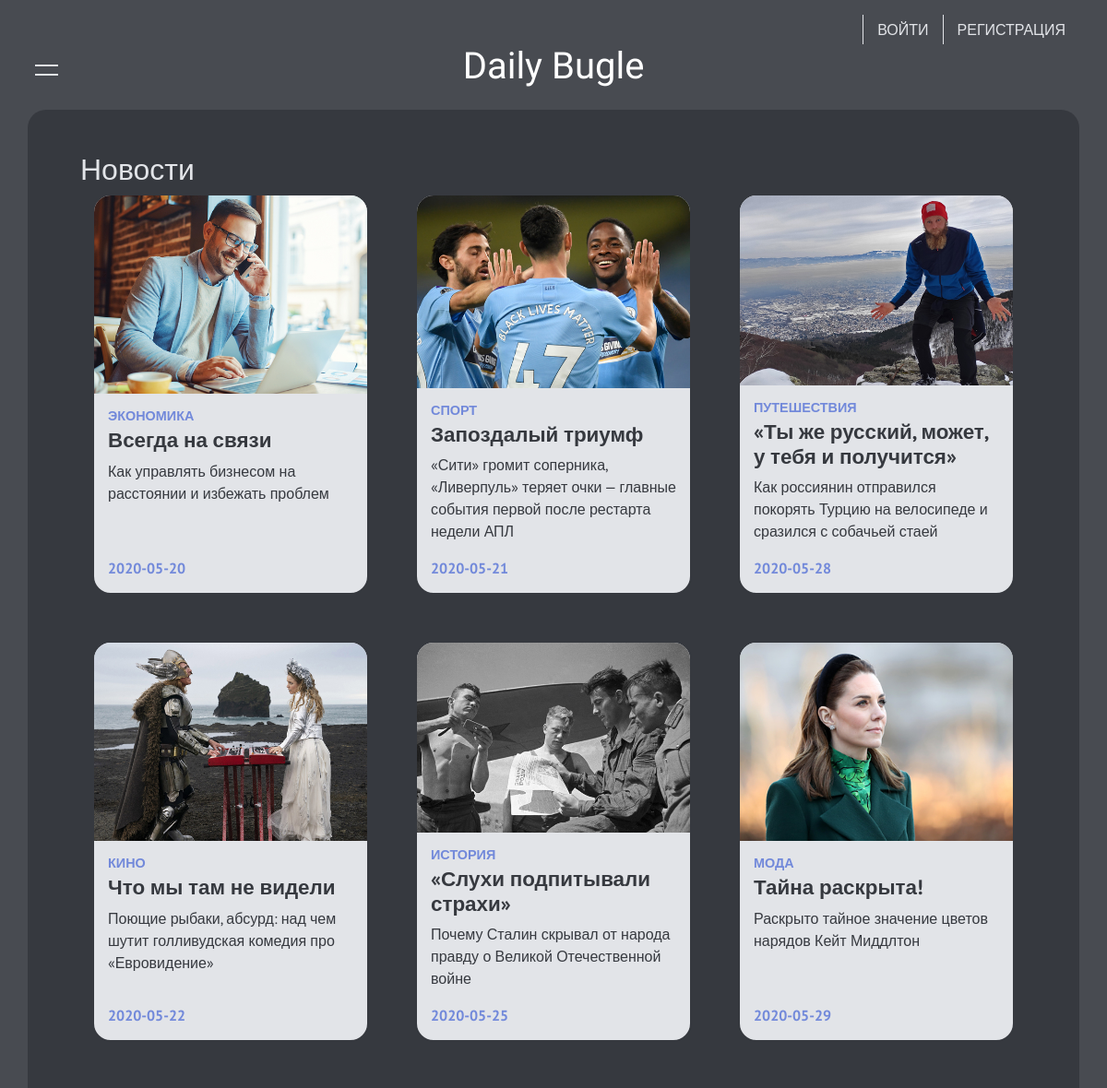
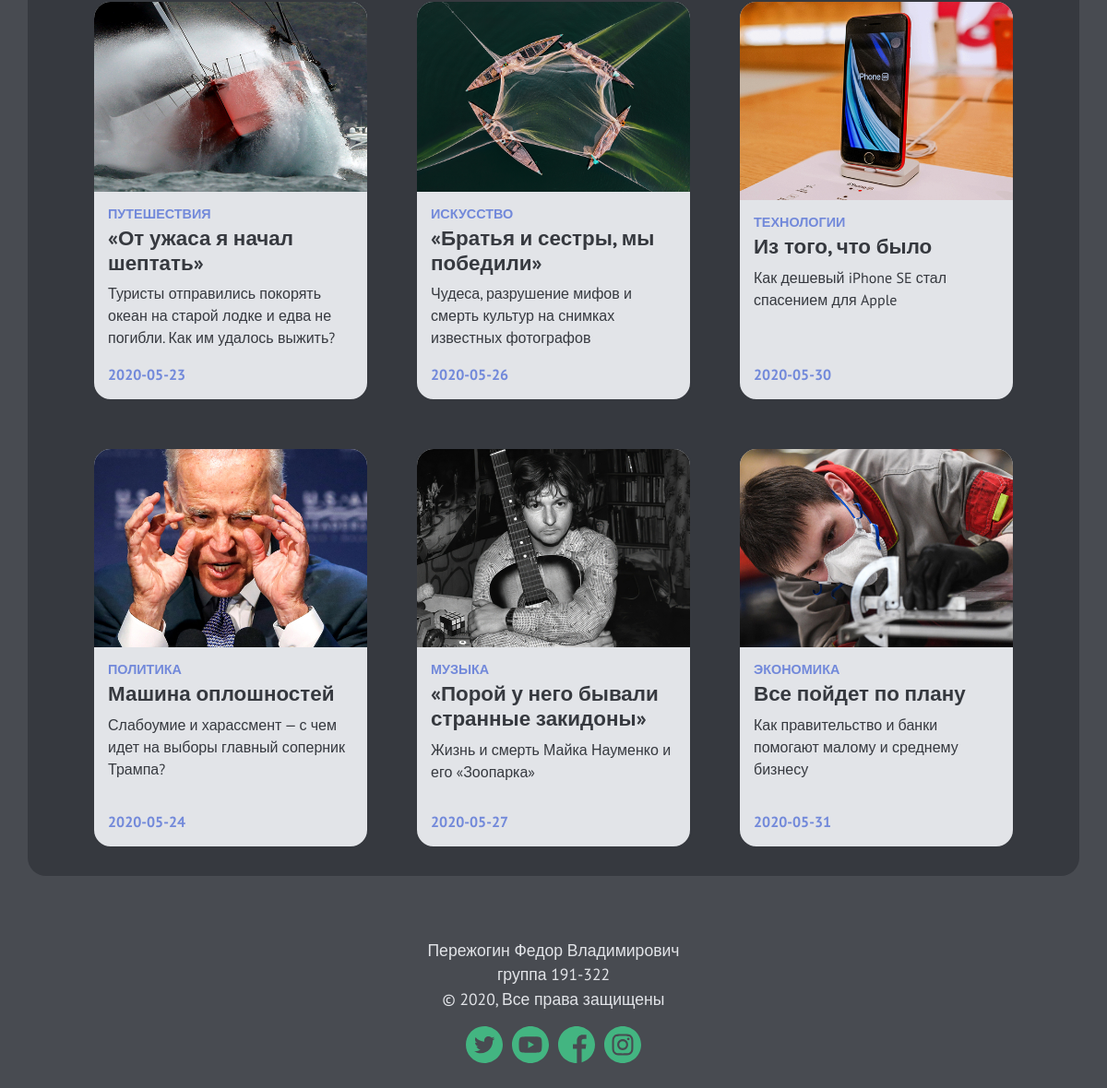
The page /site/index.php on the database its author committed (2 pictures, top to bottom).
### tables this page shows
CREATE TABLE `articles` (
  `id` int(11) NOT NULL,
  `theme_id` int(11) DEFAULT NULL,
  `author_id` int(11) DEFAULT NULL,
  `title` varchar(255) DEFAULT NULL,
  `description` text DEFAULT NULL,
  `date` date DEFAULT NULL,
  `img` varchar(255) DEFAULT NULL
);

CREATE TABLE `themes` (
  `id` int(11) NOT NULL,
  `name` varchar(255) DEFAULT NULL
);

### site/php/news-pages/main.php (the view)
<h2 class="main__title mb-2">Новости</h2>
		<section class="content">
		<?php
				$data = mysqli_fetch_all(mysqli_query($connect, "SELECT * FROM articles JOIN authors ON articles.author_id = authors.id JOIN themes ON articles.theme_id = themes.id"));
				for($i=0; $i<count($data);$i++){
					$type_ar = "";
					switch($data[$i][12]){
						case "кино":
							$type_ar = "film";
							break;
						case "спорт":
							$type_ar = "sport";
							break;
						case "музыка":
							$type_ar = "music";
							break;
						case "история":
							$type_ar = "history";
							break;
						case "путешествия":
							$type_ar = "travel";
							break;
						case "искусство":
							$type_ar = "art";
							break;
						case "мода":
							$type_ar = "mode";
							break;
						case "экономика":
							$type_ar = "business";
							break;
						case "технологии":
							$type_ar = "tech";
							break;
						case "политика":
							$type_ar = "politic";
							break;
					}
					echo '<a class="content__item" href="/article.php/?type='.$type_ar.'&id='.$data[$i][0].'">
								<img class="content__img" src="php/files/'.$data[$i][6].'" alt="">
								<div class="content__info">
									<div class="content__inner">
										<span class="content__topic">'.mb_strtoupper($data[$i][12]).'</span>
										<h3 class="content__title">'.$data[$i][3].'</h3>
										<p class="content__text">'.str_replace("�", "", mb_strimwidth($data[$i][4], 0, 100, "...")).'</p>
									</div>
									<span class="content__date">'.$data[$i][5].'</span>
								</div>
							</a>';
				}
		?>
		</section>

### site/index.php (shortened to what this page needs)
<?php
	require_once "php/includes/connect.php";
?>
<!DOCTYPE html>
<html lang="ru">
<head>
	<link rel="stylesheet" href="libs/css/bootstrap.min.css">
	<link rel="stylesheet" href="css/main.css">
</head>
<body class="my-container scrollbar">
	<div class="account pt-3">
		<div class="account__inner <?php
															if(isset($_SESSION['user'])){
																echo "d-none";
															}
														?>">
			<a data-toggle="modal" class="account__link" data-backdrop="static" data-keyboard="false"
				href="#modal-window">ВОЙТИ</a>
			<a data-toggle="modal" class="account__link" data-backdrop="static" data-keyboard="false"
				href="#modal-window">РЕГИСТРАЦИЯ</a>
		</div>
	</div>
	<header class="header pb-2">
		<div class="header__inner">
			<div class="burger">
				<span></span>
			</div>
			<h1 class="header__logo"><a href="/" class="text-white"><span>Daily Bugle</span></a></h1>
		</div>
		<?php
			include_once "php/urls/menu.php";
		?>
	</header>
	<main class="main">
			<?php
				if(isset($_GET["type"])){
					include_once "php/news-pages/art.php";
				}
				else{
					include_once "php/news-pages/main.php";
				}
			?>
	</main>
	<footer class="foo">
		<p class="foo-text">
			<span class="foo-text__item">Пережогин Федор Владимирович</span>
			<span class="foo-text__item">группа 191-322</span>
			<span class="foo-text__item">&#169; 2020, Все права защищены</span>
		</p>
		<div class="foo-list">
			<a class="foo-list__item" href="">
			</a>
			<a class="foo-list__item" href="https://www.youtube.com">
			</a>
			<a class="foo-list__item" href="#">
			</a>
			<a class="foo-list__item" href="#">
			</a>
		</div>
	</footer>
</body>
</html>

### site/php/urls/menu.php (shortened to what this page needs)
<nav class="header__nav px-4 py-2">
	<a class="header__link <?php if($_GET['type'] == 'music') echo 'header__link_active' ?>" href="/?type=music">МУЗЫКА</a>
	<a class="header__link <?php if($_GET['type'] == 'film') echo 'header__link_active' ?>" href="/?type=film">КИНО</a>
</nav>

### rows shown on the page
articles: img (picture), theme.name "ЭКОНОМИКА", title "Всегда на связи", description "Как управлять бизнесом на расстоянии и избежать проблем", date "2020-05-20"
articles: img (picture), theme.name "СПОРТ", title "Запоздалый триумф", description "«Сити» громит соперника, «Ливерпуль» теряет очки — главные события первой после рестарта недели АПЛ", date "2020-05-21"
articles: img (picture), theme.name "ПУТЕШЕСТВИЯ", title "«Ты же русский, может, у тебя и получится»", description "Как россиянин отправился покорять Турцию на велосипеде и сразился с собачьей стаей", date "2020-05-28"
articles: img (picture), theme.name "КИНО", title "Что мы там не видели", description "Поющие рыбаки, абсурд: над чем шутит голливудская комедия про «Евровидение»", date "2020-05-22"
articles: img (picture), theme.name "ИСТОРИЯ", title "«Слухи подпитывали страхи»", description "Почему Сталин скрывал от народа правду о Великой Отечественной войне", date "2020-05-25"
articles: img (picture), theme.name "МОДА", title "Тайна раскрыта!", description "Раскрыто тайное значение цветов нарядов Кейт Миддлтон", date "2020-05-29"
articles: img (picture), theme.name "ПУТЕШЕСТВИЯ", title "«От ужаса я начал шептать»", description "Туристы отправились покорять океан на старой лодке и едва не погибли. Как им удалось выжить?", date "2020-05-23"
articles: img (picture), theme.name "ИСКУССТВО", title "«Братья и сестры, мы победили»", description "Чудеса, разрушение мифов и смерть культур на снимках известных фотографов", date "2020-05-26"
articles: img (picture), theme.name "ТЕХНОЛОГИИ", title "Из того, что было", description "Как дешевый iPhone SE стал спасением для Apple", date "2020-05-30"
articles: img (picture), theme.name "ПОЛИТИКА", title "Машина оплошностей", description "Слабоумие и харассмент — с чем идет на выборы главный соперник Трампа?", date "2020-05-24"
articles: img (picture), theme.name "МУЗЫКА", title "«Порой у него бывали странные закидоны»", description "Жизнь и смерть Майка Науменко и его «Зоопарка»", date "2020-05-27"
articles: img (picture), theme.name "ЭКОНОМИКА", title "Все пойдет по плану", description "Как правительство и банки помогают малому и среднему бизнесу", date "2020-05-31"
